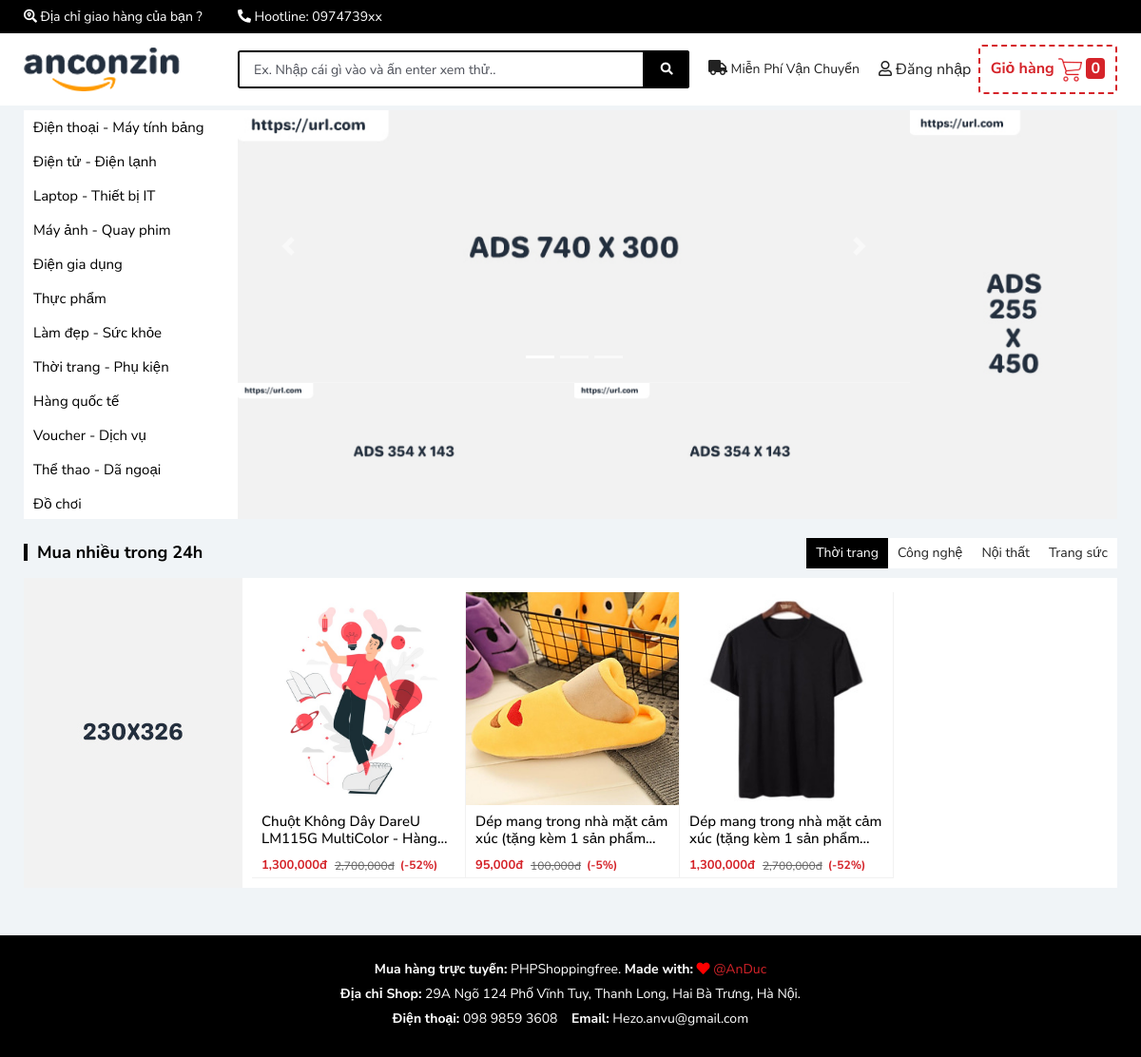
/PHPShopping/product.php, run on the app's committed database.
### tables this page shows
CREATE TABLE `tbl_category` (
  `catId` int(11) NOT NULL,
  `catName` varchar(255) NOT NULL,
  `catTitle` varchar(255) NOT NULL
);

CREATE TABLE `tbl_product` (
  `proId` int(11) NOT NULL,
  `proName` varchar(255) NOT NULL,
  `proCode` varchar(255) NOT NULL,
  `quantity` int(11) NOT NULL,
  `catId` int(11) NOT NULL,
  `brandId` int(11) NOT NULL,
  `color` varchar(10) NOT NULL,
  `size` varchar(5) NOT NULL,
  `priceOld` varchar(100) NOT NULL,
  `priceCurrent` int(100) NOT NULL,
  `preImage` varchar(255) NOT NULL,
  `proDesc` varchar(255) NOT NULL,
  `status` varchar(30) NOT NULL
);

### PHPShopping/class/category.php (called while the page is built, shortened)
<?php
	$filepath = realpath(dirname(__FILE__));
	include_once($filepath.'/../libs/database.php');
?>
<?php
	class category
	{
		private $db;
		public function __construct()
		{
			$this->db = new Database();
		}
		public function show_category()
		{
			$query = "SELECT * FROM tbl_category order by catId asc ";
			$result = $this->db->select($query);
			return $result;
		}
	}
 ?>

### PHPShopping/libs/database.php (called while the page is built, shortened)
<?php
Class Database{
   public $host   = DB_HOST;
   public $user   = DB_USER;
   public $pass   = DB_PASS;
   public $dbname = DB_NAME;
   public $link;
private function connectDB(){
   $this->link = new mysqli($this->host, $this->user, $this->pass,
    $this->dbname);
 }
public function select($query){
  $result = $this->link->query($query) or
   die($this->link->error.__LINE__);
  if($result->num_rows > 0){
    return $result;
  } else {
    return false;
  }
 }
}

### PHPShopping/class/product.php (called while the page is built, shortened)
<?php
	$filepath = realpath(dirname(__FILE__));
	include_once($filepath.'/../libs/database.php');
?>
<?php
	class product
	{
		private $db;
		public function __construct()
		{
			$this->db = new Database();
		}
		public function getproductbycatId($id)
		{
			$query = "SELECT * FROM tbl_product where catId = '$id' ";
			$result = $this->db->select($query);
			return $result;
		}
	}
 ?>

### PHPShopping/product.php (the view, shortened to what this page needs)
<?php include 'template-parts/header.php' ?>
<?php include 'template-parts/menu-top.php' ?>
<div class="main-wrapper">
	<div class="container">
		<div class="row">
    		<div class="box">
				<div class="title-cate-box">
					<div class="title-cate">
						<h2 class="title-pro">Mua nhiều trong 24h</h2>
						<div class="cate-right">
							<ul class="nav nav-pills">
								<li class="nav-item">
								<a href="#tab1" data-toggle="tab" class="nav-link active">Thời trang</a>
								</li>
								<li class="nav-item">
									<a href="#tab2" data-toggle="tab" class="nav-link">Công nghệ</a>
								</li>
								<li class="nav-item">
								<a href="#tab3" data-toggle="tab" class="nav-link">Nội thất</a>
								</li>
								<li class="nav-item">
								<a href="#tab4" data-toggle="tab" class="nav-link">Trang sức</a>
								</li>
							</ul>
						</div>
					</div>
					<div class="box-left">
						<img src="assets/images/banner5.jpg" alt="">
					</div>
					<div class="box-right">
						<div class="box-product">
							<div class="tab-content">
								<div class="tab-pane container active" id="tab1">
									<?php
											$selectProductBycatId = $product -> getproductbycatId($id);
								    		if ($selectProductBycatId) {
								    			while ($result_pd = $selectProductBycatId->fetch_assoc()) {
								    		 ?>
									<div class="item-product">
										<div class="item-product-inner">
											<div class="item-image">
												<a href="product-detail.php?proId=<?php echo $result_pd['proId']?> " title=""><img src="admincontroller/uploads/<?php echo $result_pd['preImage'] ?>" alt="<?php echo $result_pd['proName'] ?>"></a>
											</div>
											<div class="item-info">
												<div class="item-title">
													<h3><a href="product-detail.php?proId=<?php echo $result_pd['proId']?>" title="<?php echo $result_pd['proName'] ?>"><?php echo $result_pd['proName'] ?></a></h3>
												</div>
												<div class="item-price">
													<span class="price-sale"><?php echo number_format($result_pd['priceCurrent']) ?>đ</span>
													<span class="price-old"><?php echo number_format($result_pd['priceOld']) ?>đ</span>
													<?php
														$discount = 100 - ($result_pd['priceCurrent'] / $result_pd['priceOld'] )*100;
													?>
													<span class="percent-discount">(-<?php echo number_format($discount,0 )?>%)</span>
												</div>
											</div>
										</div>
									</div>
								<?php
									}
								}
								?>
								</div>
							</div>
						</div>
					</div>
				</div>
			</div>
		</div>
	</div>
</div>
<?php include 'template-parts/footer.php' ?>

### PHPShopping/template-parts/main-menu.php (shortened to what this page needs)
<div class="box-cate">
	  <?php $showCat = $cat ->show_category();
                      if ($showCat){
                        while ( $result = $showCat ->fetch_assoc()) {
                      ?>
	<ul>
		<li class="menu-item"><a href="product.php?cat=<?php echo $result['catId']  ?>"" title="#" value ="<?php echo $result['catId']  ?>"><?php echo $result['catName']  ?></a></li>
	</ul>
	<?php
		}
	}
	?>
</div>

### PHPShopping/assets/css/style.css (style rules this page uses)
.box-cate { display: block; position: relative; }
.box-cate ul li:first-child { border: 0; }
.box-cate ul li { position: relative; display: block; width: 100%; padding: 3px 0; border-top: 1px solid #f2f2f2; }
.box-cate ul li a { position: relative; display: block; padding: 0 10px; line-height: 30px; color: #000; font-size: 15px; height: 30px; overflow: hidden; -webkit-box-orient: vertical; text-overflow: ellipsis; -webkit-line-clamp: 1; white-space: nowrap; }
.title-cate { margin-bottom: 10px; }
.cate-right { float: right; }
.nav-link { padding: 0 10px; }
.nav-pills .nav-link.active, .nav-pills .show > .nav-link { color: #fff; background-color: #000; }
.nav-item a { color: #222; }
.box { display: block; position: relative; width: 100%; margin-bottom: 30px; }
.box .box-left { width: 20%; float: left; }
.box .box-right { width: 80%; float: left; background: #fff; }
.title-cate { height: 32px; line-height: 32px; }
.title-cate h2 { position: relative; display: inline-block; display: -webkit-inline-box; margin: 0; padding: 0; padding-left: 10px; color: #000; font-size: 18px; line-height: 18px; font-weight: bold; text-transform: none; border-left: 4px solid; }
.box-product { padding: 15px 10px 10px; position: relative; display: block; clear: both; overflow: hidden; }
.item-product { position: relative; display: block; padding: 0; width: 25%; float: left; border: 1px solid #f1f1f1; border-top: 0; border-left: 0; }
.item-title h3 a { position: relative; display: block; display: -webkit-box; padding: 3px 10px 0; margin: 5px 0; font-size: 15px; color: #000; height: 38px; overflow: hidden; -webkit-box-orient: vertical; text-overflow: ellipsis; -webkit-line-clamp: 2; word-break: break-word; }
.item-price { position: relative; display: block; padding: 0 10px; height: 25px; overflow: hidden; }
.item-price .price-sale { position: relative; display: block; width: auto; float: left; font-size: 13px; font-weight: bold; color: #d52329; line-height: 25px; }
.item-price .price-old { position: relative; display: block; width: auto; text-decoration: line-through; float: left; color: #666; font-size: 12px; padding-left: 8px; line-height: 26px; }
.item-price .percent-discount { position: relative; display: block; width: auto; float: left; font-size: 12px; font-weight: bold; color: #d52329; padding-left: 6px; line-height: 25px; }
.nav-pills .nav-link { border-radius: 0; background: #fff; font-size: 14px; }
.tab-content > .tab-pane { padding: 0; }

### data on the page
tbl_category: $result['catId'] 1 (drawn), catName "Điện thoại - Máy tính bảng"
tbl_category: $result['catId'] 2 (drawn), catName "Điện tử - Điện lạnh"
tbl_category: $result['catId'] 5 (drawn), catName "Laptop - Thiết bị IT"
tbl_category: $result['catId'] 6 (drawn), catName "Máy ảnh - Quay phim"
tbl_category: $result['catId'] 7 (drawn), catName "Điện gia dụng"
tbl_category: $result['catId'] 8 (drawn), catName "Thực phẩm"
tbl_category: $result['catId'] 9 (drawn), catName "Làm đẹp - Sức khỏe"
tbl_category: $result['catId'] 10 (drawn), catName "Thời trang - Phụ kiện"
tbl_category: $result['catId'] 12 (drawn), catName "Hàng quốc tế"
tbl_category: $result['catId'] 13 (drawn), catName "Voucher - Dịch vụ"
tbl_category: $result['catId'] 15 (drawn), catName "Thể thao - Dã ngoại"
tbl_category: $result['catId'] 16 (drawn), catName "Đồ chơi"
tbl_product: preImage (picture), proName "Chuột Không Dây DareU LM115G MultiColor -…", priceCurrent "1,300,000", priceOld "2,700,000", discount "52"
tbl_product: preImage (picture), proName "Dép mang trong nhà mặt cảm xúc (tặng kèm 1 sản…", priceCurrent "95,000", priceOld "100,000", discount "5"
tbl_product: preImage (picture), proName "Dép mang trong nhà mặt cảm xúc (tặng kèm 1 sản…", priceCurrent "1,300,000", priceOld "2,700,000", discount "52"

### other printed values
$result['checkpayment'] "0"
